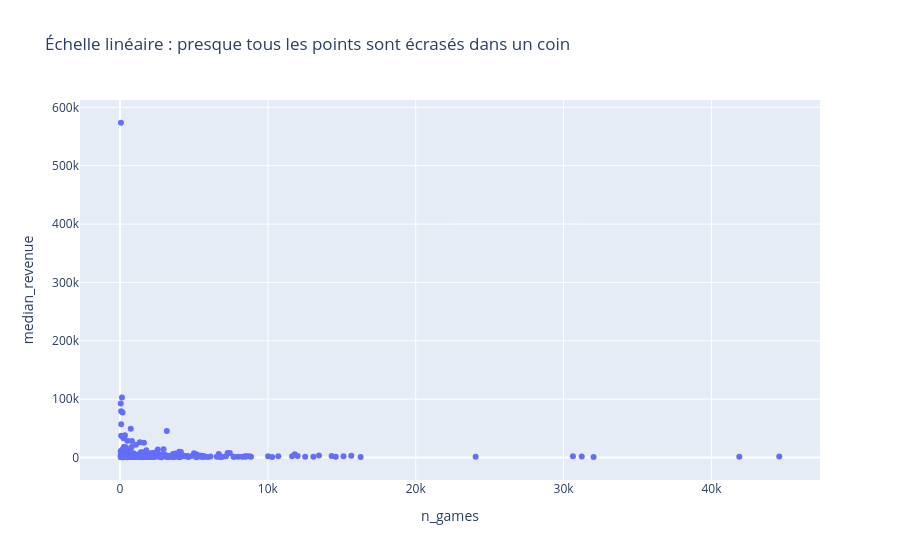

Write notebook code for a chart like this one.
### Markdown cell above
## Échelle linéaire ou logarithmique ?

### Code cell
niches = niche_table(df)
px.scatter(niches.reset_index(), x='n_games', y='median_revenue', hover_name='tag',
           title='Échelle linéaire : presque tous les points sont écrasés dans un coin').show()

### Figure 1 — Plotly figure (JSON) as saved in the notebook; plotly's stock layout.template omitted (floating-point values rounded to 4 significant figures; data arrays with more than 128 entries replaced by an {"elided": "..."} marker saying what was removed)
{"data": [{"hovertemplate": "<b>%{hovertext}</b><br><br>n_games=%{x}<br>median_revenue=%{y}<extra></extra>", "hovertext": {"elided": "418 str values"}, "legendgroup": "", "marker": {"color": "#636efa", "symbol": "circle"}, "mode": "markers", "name": "", "orientation": "v", "showlegend": false, "type": "scatter", "x": {"elided": "418 int values"}, "xaxis": "x", "y": {"elided": "418 float values"}, "yaxis": "y"}], "layout": {"legend": {"tracegroupgap": 0}, "title": {"text": "Échelle linéaire : presque tous les points sont écrasés dans un coin"}, "xaxis": {"anchor": "y", "domain": [0.0, 1.0], "title": {"text": "n_games"}}, "yaxis": {"anchor": "x", "domain": [0.0, 1.0], "title": {"text": "median_revenue"}}}}
